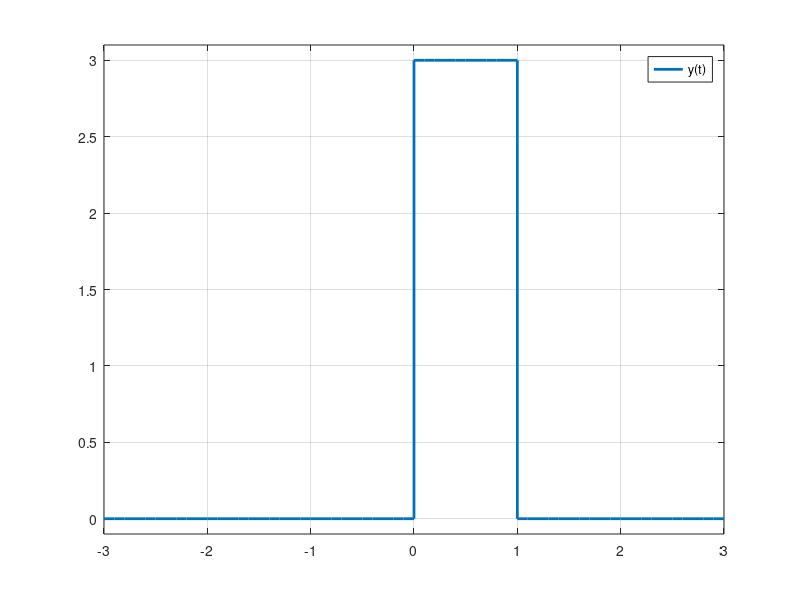

This figure's MATLAB source:
t1=-3:0.1:0; 
x1=zeros(size(t1)); 
t2=0:0.1:1; 
x2=ones(size(t2)); 
t3=1:0.1:3; 
x3=zeros(size(t3)); 
t=[t1 t2 t3]; 
x=[x1 x2 x3]; 
plot(t,x,'linewidth',2),grid on 
ylim([-0.1 1.1]); 
legend('x(t)')
plot(t,3*x,'linewidth',2),grid on 
ylim([-0.1 3.1]); 
legend('y(t)');
